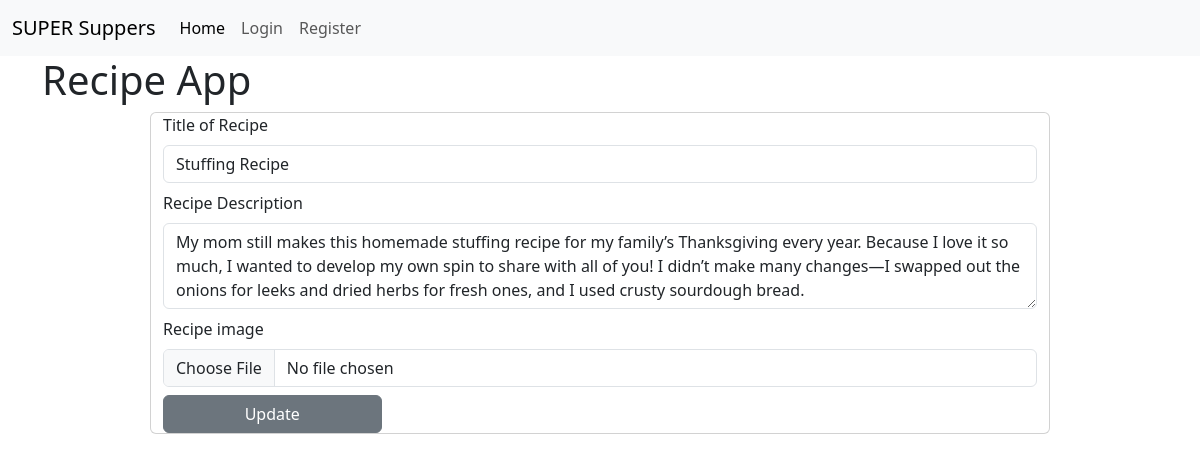
The page /update_recipe/9/ on the database its author committed.
### vege/models.py (models this page shows)
class Recipe(models.Model):
    user = models.ForeignKey(User, on_delete=models.SET_NULL, null= True, blank=True)
    recipe_title=models.CharField(max_length=100)
    recipe_description=models.TextField()
    recipeImg=models.ImageField(upload_to="recimages")

### vege/views.py (the view, shortened to what this page needs)
# urls.py: path('update_recipe/<int:id>/', views.update_recipe, name="update recipe"),
def update_recipe(request, id):
    itemupdate= Recipe.objects.get(id=id)
    context= {'recipe': itemupdate}
    return render(request, 'updaterecipe.html', context)

### templates/updaterecipe.html (shortened to what this page needs)
{% extends "base.html" %}
{% block start%}
<div class="container"><h1>Recipe App</h1></div>
<form method='POST' enctype="multipart/form-data">
 <div class="container mt-2 mx-auto card w-75">
   <div class="mb-2">
     <label for="recipe_title" class="form-label">Title of Recipe</label>
     <input type="text" class="form-control" value="{{recipe.recipe_title}}" id="recipe_title" placeholder="kawab biryani", name="recipe_title" required>
   </div>
   <div class="mb-2">
     <label for="recipe_description" class="form-label">Recipe Description</label>
     <textarea class="form-control" value="" id="recipe_description" rows="3" name="recipe_description" required>{{recipe.recipe_description}}</textarea>
   </div>
   <div class="mb-2">
     <label for="recipeImg" class="form-label">Recipe image</label>
     <input type="file" class="form-control" name="recipeImg">
   </div>
   <button type="submit" class="btn btn-secondary w-25">Update</button>
 </div>
</form>
{% endblock %}

### templates/base.html (shortened to what this page needs)
<!DOCTYPE html>
<html lang="en">
  <head>
    <link href="https://cdn.jsdelivr.net/npm/bootstrap@5.3.3/dist/css/bootstrap.min.css" rel="stylesheet">
  </head>
  <body>
    <nav class="navbar navbar-expand-lg bg-body-tertiary">
      <div class="container-fluid">
        <a class="navbar-brand" href="{% url 'vege:recipes'%}">SUPER Suppers </a>
        <div class="collapse navbar-collapse" id="navbarNav">
          <ul class="navbar-nav">
            <li class="nav-item">
              <a class="nav-link active" aria-current="page" href="{% url 'vege:recipes'%}">Home</a>
            </li>
            {% if user.is_authenticated%}
            <li class="nav-item">
              <a class="nav-link" href="{% url 'accounts:logout'%}">logout</a>
            </li>
            {% else %}
            <li class="nav-item ml-5">
              <a class="nav-link" href="{%url 'accounts:login'%}">Login</a>
            </li>
            <li class="nav-item ml-5">
              <a class="nav-link" href="{%url 'accounts:register'%}">Register</a>
            </li>
            {% endif %}
          </ul>
        </div>
      </div>
    </nav>
    {% block start%}
    {% endblock %}
  </body>
</html>

### rows shown on the page
Recipe: recipe_title "Stuffing Recipe", recipe_description "My mom still makes this homemade stuffing recipe for my family’s Thanksgiving every year. Because I love it so much, I wanted to develop my own spin to share with all of you! I didn’t make many changes—I swapped out the onions for leeks and dried herbs for fresh ones, and I used crusty sourdough bread."
